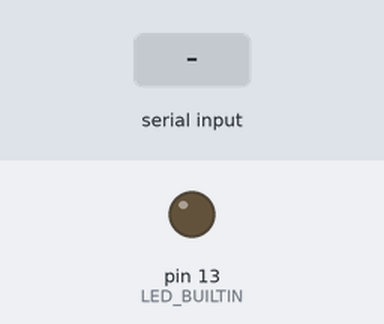
Bench run of a sketch on a simulated Arduino Uno, built with avr-gcc and run on an emulated ATmega328P. On the bench: output pins drawn as LEDs (lit = HIGH). The test bench sets the inputs (shaded band).

Above: at 1.2 s.
1.3 s: "L" received over Serial
At 2.5 s:
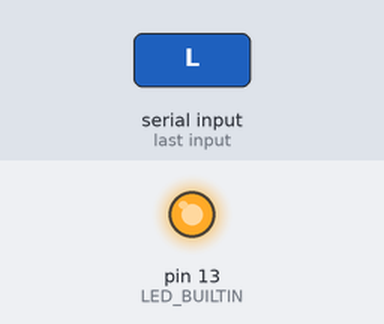
2.8 s: "O" received over Serial
At 3.7 s:
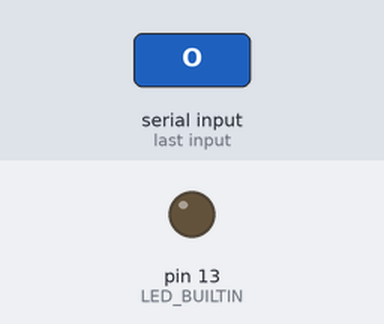
Timing chart, 0 to 5.8 s (numbered marks = the images above; inputs shaded):
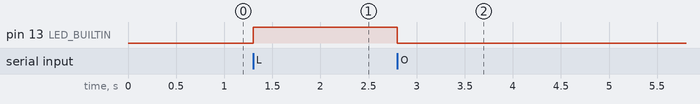

Measured:
- after the input at 1.3 s, pin 13 (LED_BUILTIN): LOW → HIGH at once
- after the input at 2.8 s, pin 13 (LED_BUILTIN): HIGH → LOW at once

The sketch:

arduino.ino
```cpp
void setup() {
  pinMode(LED_BUILTIN, OUTPUT);
  Serial.begin(9600);
}

void loop() {
  if (Serial.available() > 0) {
    char command = Serial.read();

    if (command == 'L') {
      digitalWrite(LED_BUILTIN, HIGH);
    }

    if (command == 'O') {
      digitalWrite(LED_BUILTIN, LOW);
    }
  }
}
```
